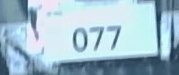
#> input picture AIA/number_cnn/cut.jpg, 179 x 75 px
$ jupyter execute --allow-errors predictCut.ipynb
#> lines starting #> are read from the running program, lines starting #| are printed output that depends on the picture; after the words box and inside, x2 and y2 are one past the last pixel; in counts of white or black regions, pixels touching at a corner belong together
[cell 1]
import os
import numpy as np
import matplotlib.pyplot as plt
import cv2
import PIL
from PIL import Image

[cell 2]
def stretch(img):
    '''
    图像拉伸函数
    '''
    maxi=float(img.max())
    mini=float(img.min())

    for i in range(img.shape[0]):
        for j in range(img.shape[1]):
            img[i,j]=(255/(maxi-mini)*img[i,j]-(255*mini)/(maxi-mini))

    return img

[cell 3]
def find_rectangle(contour):
    '''
    寻找矩形轮廓
    '''
    y, x = [], []

    for p in contour:
        y.append(p[0][0])
        x.append(p[0][1])

    return [min(y), min(x), max(y), max(x)]

[cell 4]
rawimg0 = cv2.imread("cut.jpg",1) #原始照片
#> rawimg0 is the input picture: shape (75, 179, 3); mean B, G, R 204.1, 189, 159.9

# 對照片進行定位後裁切
cropped = rawimg0[20:60,60:140]
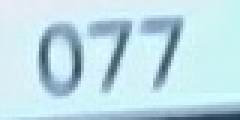
#> cropped: shape (40, 80, 3) (shown 3 times larger); mean B, G, R 231, 221.6, 191
#cropped = cv2.fastNlMeansDenoisingColored(rawimg0,None,10,10,7,21)

# 查看裁切後的照片
plt.imshow(rawimg0)

[cell 5]
plt.imshow(cropped)

[cell 6]
# 圖片灰階
grayscaleimg = cv2.cvtColor(cropped,cv2.COLOR_BGR2GRAY)
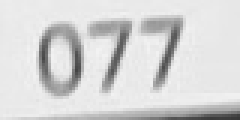
#> grayscaleimg: shape (40, 80) (shown 3 times larger); min 55, max 243, mean 213.5
#plt.imshow(grayscaleimg,cmap='gray')

#灰度拉伸
stretchedimg=stretch(grayscaleimg)
#> in stretch, `maxi=float(img.max())`: maxi = 243
#> in stretch, `mini=float(img.min())`: mini = 55

[cell 7]
#进行开运算，用来去除噪声
r=25
h=w=r*2+1
kernel=np.zeros((h,w),np.uint8)
cv2.circle(kernel,(r,r),r,1,-1)
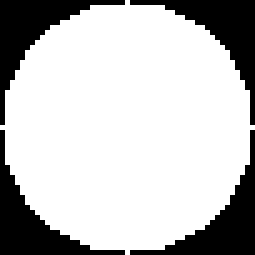
#> kernel: shape (51, 51) (shown 5 times larger); values 0 (black) and 1 (white), 75.4% white; 4 black regions, box (x1, y1, x2, y2) and area: (0, 0, 25, 25) 160, (26, 0, 51, 25) 160, (0, 26, 25, 51) 160, (26, 26, 51, 51) 160
#开运算
openingimg=cv2.morphologyEx(stretchedimg,cv2.MORPH_OPEN,kernel)
#获取差分图，两幅图像做差  cv2.absdiff('图像1','图像2')
strtimg=cv2.absdiff(stretchedimg,openingimg)
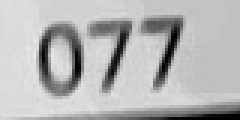
#> strtimg: shape (40, 80) (shown 3 times larger); min 0, max 232, mean 180.9
print(r)
plt.imshow(strtimg)

[cell 8]
# 圖片二值化
maxi = float(strtimg.max())
#> maxi = 232
mini = float(strtimg.min())
#> mini = 0
x = maxi - ((maxi - mini) / 2)
#> x = 116
ret, binary = cv2.threshold(strtimg,x, 255, cv2.THRESH_BINARY) # 110這個數字可改
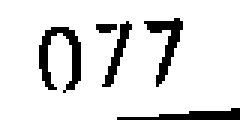
#> binary: shape (40, 80) (shown 3 times larger); 87.3% white; 5 black regions (1 under 20 px), largest, box (x1, y1, x2, y2) and area: (13, 9, 27, 31) 133, (48, 6, 61, 29) 101, (39, 36, 80, 40) 88, (34, 7, 44, 29) 66
#> ret = 116
#plt.imshow(binary,cmap='Greys',interpolation='None')
rawimg = binary - binary[0,1] #有這欄 圖的最低就會變成0 圖會變成黑底白字
plt.imshow(binary)
print(binary)
#> (printed output is left out)

[cell 9]
#侵蝕雜訊
kernel=np.ones((5,5),np.uint8)
binary = cv2.erode(binary,kernel,iterations=1)
#> binary: shape (40, 80); 65.4% white; 3 black regions, box (x1, y1, x2, y2) and area: (30, 4, 63, 31) 544, (11, 7, 29, 33) 382, (37, 34, 80, 40) 182

[cell 10]
# canny边缘检测
canny = cv2.Canny(binary, binary.shape[0], binary.shape[1])
#> canny: shape (40, 80); 9% white in thin lines or dots, all inside (x1, y1, x2, y2) = (10, 3, 80, 40)
plt.imshow(canny)

[cell 11]
# 进行闭运算
kernel = np.ones((8, 8), np.uint8)
closingimg = cv2.morphologyEx(canny, cv2.MORPH_CLOSE, kernel)
#> closingimg: shape (40, 80); 41.8% white; 1 white region, box (x1, y1, x2, y2) and area: (11, 0, 80, 40) 1338
# 进行开运算
kernel=np.ones((10,10),np.uint8)
openingimg = cv2.morphologyEx(closingimg, cv2.MORPH_OPEN, kernel)
#> openingimg: shape (40, 80); 31.5% white; 1 white region, box (x1, y1, x2, y2) and area: (12, 6, 55, 34) 1008

# 再次进行开运算
kernel = np.ones((11, 5), np.uint8)
openingimg = cv2.morphologyEx(openingimg, cv2.MORPH_OPEN, kernel)
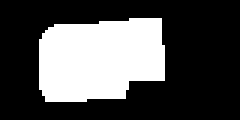
#> openingimg: shape (40, 80) (shown 3 times larger); 31.2% white; 1 white region, box (x1, y1, x2, y2) and area: (13, 6, 55, 34) 998

# 消除小区域，定位车牌位置
#> (the rest of this cell did not finish here and is left out)

[cell 12]
# counting non-zero value by row , axis y
row_nz = []
for row in rawimg.tolist():
    row_nz.append(len(row) - row.count(0))
#> this loop made 40 passes
#> after the loop, row_nz = 40 values, max 41 at index 39, min 0 at index 0, mean 10.15
plt.plot(row_nz)


idx=np.array(row_nz)>(max(row_nz)/4) #截出上下的範圍
np.where(idx==1)[0][0],np.where(idx==1)[0][-1]
up_y=np.where(idx==1)[0][-1]+2 #上界
#> up_y = 41
down_y=np.where(idx==1)[0][0]-2 #下界
#> down_y = 5
rawimg1=rawimg[down_y:up_y,]
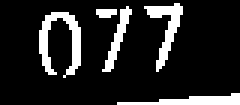
#> rawimg1: shape (35, 80) (shown 3 times larger); values 0 (black) and 1 (white), 14.5% white; 5 white regions (1 under 20 px), largest, box (x1, y1, x2, y2) and area: (13, 4, 27, 26) 133, (48, 1, 61, 24) 101, (39, 31, 80, 35) 88, (34, 2, 44, 24) 66
plt.imshow(rawimg1)
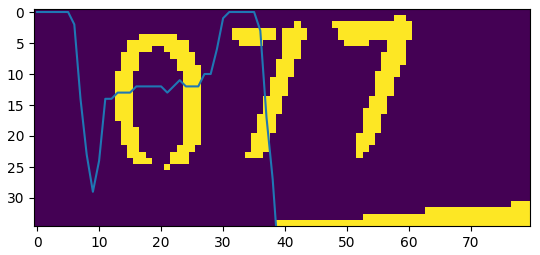
#> figure drawn by matplotlib, 1 panel

[cell 13]
# counting non-zero value by column, x axis
col_nz = []
for col in rawimg1.T.tolist():
    col_nz.append(len(col) - col.count(0))
#> this loop made 80 passes
#> after the loop, col_nz = 80 values, max 20 at index 24, min 0 at index 0, mean 5.08
plt.plot(col_nz)

idy=np.not_equal(col_nz,0)
print(np.where(idy==1)[0])
#| [13 14 15 16 17 18 19 20 21 22 23 24 25 26 32 33 34 35 36 37 38 39 40 41
#|  42 43 44 45 46 47 48 49 50 51 52 53 54 55 56 57 58 59 60 61 62 63 64 65
#|  66 67 68 69 70 71 72 73 74 75 76 77 78 79]
record_y=[] #如果有八個數字，裡面應該要有九個格子(一開始找出七個，前後插入變九個)
record_x=[]
for i in range(0,(len(np.where(idy==1)[0])-1)):

    # 如果下一個數是0就略過，直到找到下一個數不是0的位置
    con=np.where(idy==1)[0][i+1]-np.where(idy==1)[0][i]
    if(con==1):
        pass
    else:
        print(np.where(idy==1)[0][i])
        record_x.append(np.where(idy==1)[0][i+1]-2)
        record_y.append(np.where(idy==1)[0][i]+2)
#> this loop made 61 passes
#> con on passes 1 to 12: 1, 1, 1, 1, 1, 1, 1, 1, 1, 1, 1, 1
#| 26
#> after the loop, record_x = [30]; record_y = [28]

# 插入第一個非0位置跟最後一個非0的位置
record_x.insert(0,np.where(idy==1)[0][0])
record_y.append(np.where(idy==1)[0][-1])
print(record_x)
#| [13, 30]
print(record_y)
#| [28, 79]
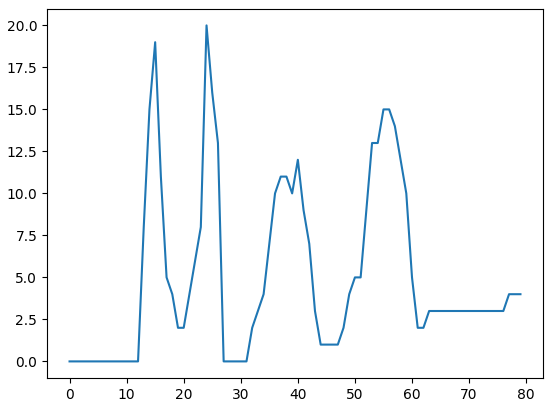
#> figure drawn by matplotlib, 1 panel; curve peaks at x = 24, y = 20

$ run again, with AIA/number_cnn/test.jpg copied over AIA/number_cnn/cut.jpg
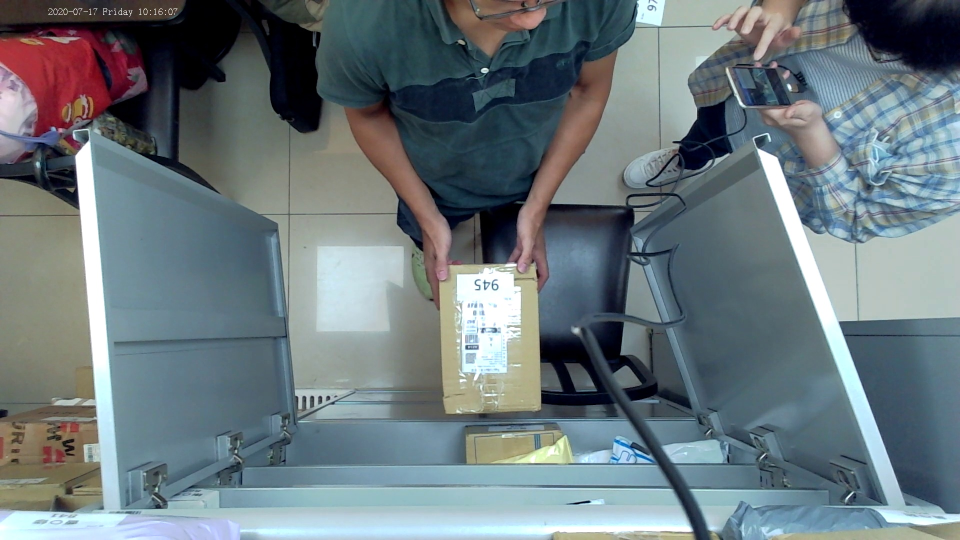
#> input picture AIA/number_cnn/test.jpg, 1920 x 1080 px (shown at 1/2 size)
#> rawimg0 is the input picture: shape (1080, 1920, 3); mean B, G, R 125.2, 120, 107.1
#> in stretch, `maxi=float(img.max())`: maxi = 254
#> in stretch, `mini=float(img.min())`: mini = 0
#> kernel: shape (51, 51); values 0 (black) and 1 (white), 75.4% white; 4 black regions, box (x1, y1, x2, y2) and area: (0, 0, 25, 25) 160, (26, 0, 51, 25) 160, (0, 26, 25, 51) 160, (26, 26, 51, 51) 160
#> `maxi = float(strtimg.max())`: maxi = 239
#> `mini = float(strtimg.min())`: mini = 0
#> x = 119.5
#> `ret, binary = cv2.threshold(strtimg,x, 255, cv2.THRESH_BINARY)`:
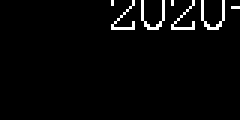
#> binary: shape (40, 80) (shown 3 times larger); 2.9% white in thin lines or dots, all inside (x1, y1, x2, y2) = (37, 0, 80, 10)
#> ret = 119
#> (printed output is left out)
#> the loop `for row in rawimg.tolist():` made 40 passes
#> after the loop `for row in rawimg.tolist():`: row_nz = 40 values, max 24 at index 9, min 0 at index 10, mean 2.33
#> up_y = 11
#> down_y = -2
#> rawimg1 = empty array
#> `[cell 12]`:
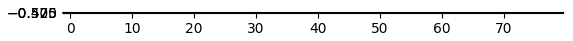
#> figure drawn by matplotlib, 1 panel
#> the loop `for col in rawimg1.T.tolist():` made 80 passes
#> after the loop `for col in rawimg1.T.tolist():`: col_nz = 80 values from 0 to 0
#> after the loop `for i in range(0,(len(np.where(idy==1)[0])-1)):`: record_x = []
#> after the loop `for i in range(0,len(record_y)):`: ans = ''
